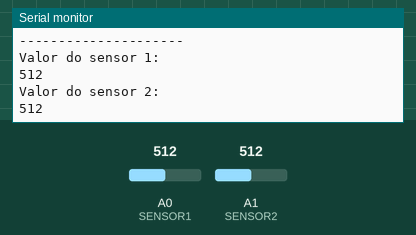
This sketch was run on a simulated Arduino Uno, built with avr-gcc and run on an emulated ATmega328P. Shown: the last lines printed to the serial monitor. Inputs (shaded band) come from the test bench; at power-on: A0 (SENSOR1) = 512, A1 (SENSOR2) = 512.

Above: at 2.8 s.
2.9 s: A0 (SENSOR1) set to 716
At 3.7 s:
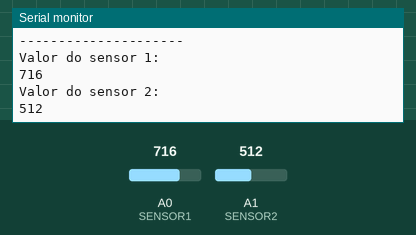
4.4 s: A1 (SENSOR2) set to 306
At 5.7 s:
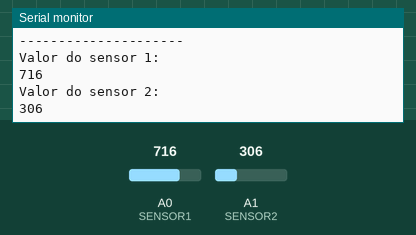
5.9 s: A0 (SENSOR1) set to 900
At 7.1 s:
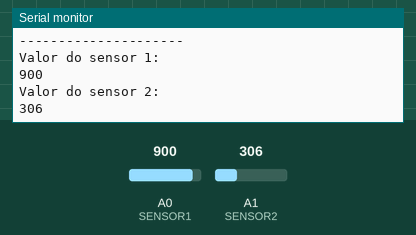
7.4 s: A1 (SENSOR2) set to 122
At 8.9 s:
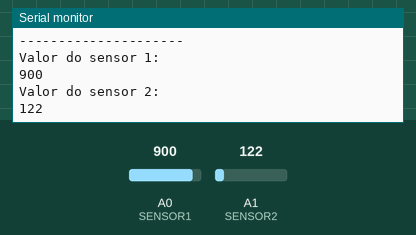
Timing chart, 0 to 9.9 s (numbered marks = the images above; inputs shaded):
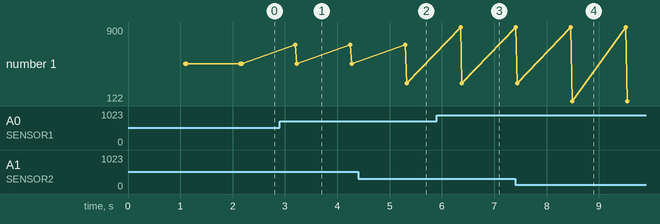

Measured:
- after the input at 2.9 s, the serial monitor: prints a new line after 0.30 s (image 1)
- after the input at 4.4 s, the serial monitor: prints a new line after 0.93 s (image 2)
- after the input at 5.9 s, the serial monitor: prints a new line after 0.46 s (image 3)
- after the input at 7.4 s, the serial monitor: prints a new line after 1.1 s (image 4)
- plotted number 1: 512 → 306 after the input at 4.4 s, 306 → 122 after the input at 7.4 s

The sketch:

firstExercise.ino
```cpp
/*
	Projeto: Leitura LDR
    Cliente: SENAI - Timbó
    Projetista: William Colass Pereira
    Data:28/08/24

    Resumo: Código para leitura de sensor LDR

*/
// Definição de constantes
#define SENSOR1 A0	//Define a entrada analógica do SENSOR 1
#define SENSOR2 A1	//Define a entrada analógica do SENSOR 2
#define TL 1000		//Define a entrada ana

//Definição de Variaáveis
int valorSensor1 = 0 ;	//Define a variável do sensor 1
int valorSensor2 = 0 ;	//Define a variável do sensor 2

void setup()			//Inicializa o sistema
{
    pinMode(SENSOR1, INPUT);	//Define o SENSOR 1 como entrada analogica
    pinMode(SENSOR2, INPUT);	//Define o SENSOR 1 como entrada analogica
    Serial.begin(9600);		//Inicializa o monitor serial com 9600 bps
}

void loop()
{
    delay(TL);                            //Intervalo de leitura
    valorSensor1 = analogRead(SENSOR1);   //Armazena o valor lido do SENSOR 1
    valorSensor2 = analogRead(SENSOR2);   //Armazena o valor lido do SENSOR 2

    Serial.println("---------------------");  //Escreve string
    Serial.println("Valor dos Sensores");     //Escreve string
    Serial.println("---------------------");  //Escreve string
    Serial.println("Valor do sensor 1:");    //Escreve string
    Serial.println(valorSensor1);            //Escreve valor contido na variavel do SENSOR1
    Serial.println("Valor do sensor 2:");    //Escreve string
    Serial.println(valorSensor2);            //Escreve valor contido na variavel do SENSOR1

}
```
